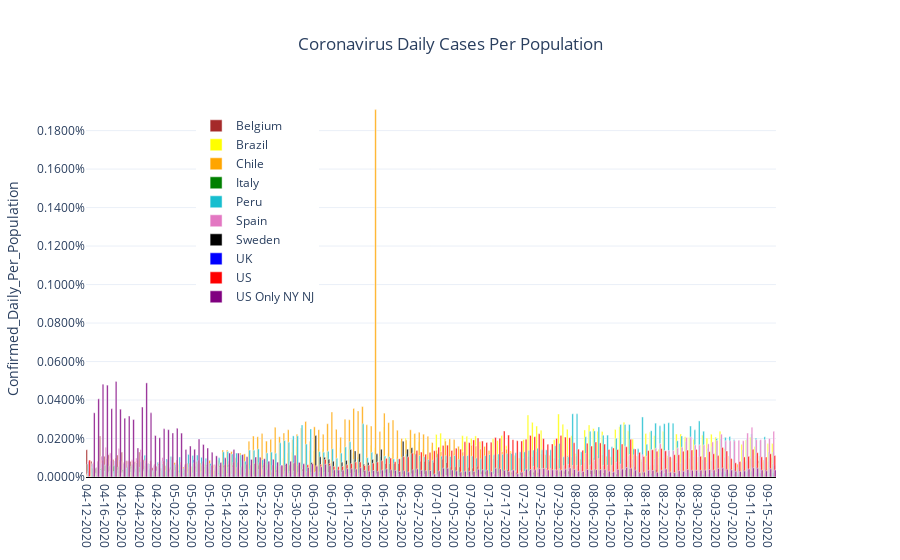

The code cell stored with this chart in its notebook:
### Code cell
fig = make_subplots(specs=[[{'secondary_y':True}]])
for mycountry in countries_list:
    fig.add_trace(go.Bar(x=country_df[country_df['Country_Region']==mycountry]['Date'],
                               y=country_df[country_df['Country_Region']==mycountry]['Confirmed_Daily_Per_Population'],
                               name = rename_dict[mycountry],
                               marker = {'color':colors_dict[mycountry]},
                               width = 0.35),
                  secondary_y = False)
fig.update_layout(showlegend = True,
                legend= dict(x=0.15,y=0.97),
                title='Coronavirus Daily Cases Per Population',
                title_x= 0.5,
                yaxis={'title':'Confirmed_Daily_Per_Population',
                       'range': [0.0,country_df['Confirmed_Daily_Per_Population'].max()+0.00005],
                       'tickformat':'.4%',
                       'zeroline':True,'zerolinecolor':'#000000','zerolinewidth':2.0},
                template='plotly_white')
fig.show()
myfilename = r'C:\__YOUTUBE__\__POLITICS__\Coronavirus\outputdata\W4-CV_Daily_Cases_Per_Population.png'
fig.write_image(myfilename,width = 852,height = 480)
print('Static Image:')
Image(filename=myfilename)

### Figure 1 — Plotly figure (JSON) as saved in the notebook; plotly's stock layout.template omitted (floating-point values rounded to 4 significant figures; data arrays with more than 128 entries replaced by an {"elided": "..."} marker saying what was removed)
{"data": [{"marker": {"color": "brown"}, "name": "Belgium", "type": "bar", "width": 0.35, "x": {"elided": "158 str values"}, "xaxis": "x", "y": {"elided": "158 float values"}, "yaxis": "y"}, {"marker": {"color": "yellow"}, "name": "Brazil", "type": "bar", "width": 0.35, "x": {"elided": "158 str values"}, "xaxis": "x", "y": {"elided": "158 float values"}, "yaxis": "y"}, {"marker": {"color": "orange"}, "name": "Chile", "type": "bar", "width": 0.35, "x": {"elided": "158 str values"}, "xaxis": "x", "y": {"elided": "158 float values"}, "yaxis": "y"}, {"marker": {"color": "green"}, "name": "Italy", "type": "bar", "width": 0.35, "x": {"elided": "158 str values"}, "xaxis": "x", "y": {"elided": "158 float values"}, "yaxis": "y"}, {"marker": {"color": "#17becf"}, "name": "Peru", "type": "bar", "width": 0.35, "x": {"elided": "158 str values"}, "xaxis": "x", "y": {"elided": "158 float values"}, "yaxis": "y"}, {"marker": {"color": "#e377c2"}, "name": "Spain", "type": "bar", "width": 0.35, "x": {"elided": "158 str values"}, "xaxis": "x", "y": {"elided": "158 float values"}, "yaxis": "y"}, {"marker": {"color": "black"}, "name": "Sweden", "type": "bar", "width": 0.35, "x": {"elided": "158 str values"}, "xaxis": "x", "y": {"elided": "158 float values"}, "yaxis": "y"}, {"marker": {"color": "blue"}, "name": "UK", "type": "bar", "width": 0.35, "x": {"elided": "158 str values"}, "xaxis": "x", "y": {"elided": "158 float values"}, "yaxis": "y"}, {"marker": {"color": "red"}, "name": "US", "type": "bar", "width": 0.35, "x": {"elided": "158 str values"}, "xaxis": "x", "y": {"elided": "158 float values"}, "yaxis": "y"}, {"marker": {"color": "purple"}, "name": "US Only NY NJ", "type": "bar", "width": 0.35, "x": {"elided": "158 str values"}, "xaxis": "x", "y": {"elided": "158 float values"}, "yaxis": "y"}], "layout": {"legend": {"x": 0.15, "y": 0.97}, "showlegend": true, "title": {"text": "Coronavirus Daily Cases Per Population", "x": 0.5}, "xaxis": {"anchor": "y", "domain": [0, 0.94]}, "yaxis": {"anchor": "x", "domain": [0, 1], "range": [0, 0.001959], "tickformat": ".4%", "title": {"text": "Confirmed_Daily_Per_Population"}, "zeroline": true, "zerolinecolor": "#000000", "zerolinewidth": 2}, "yaxis2": {"anchor": "x", "overlaying": "y", "side": "right"}}}
